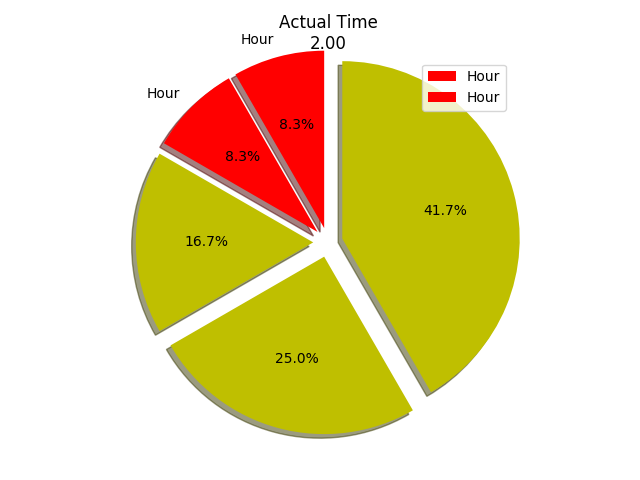

Source code (Python):
import matplotlib.pyplot as plt 
from time import sleep
from PIL import Image
import random

def activity(red, green, blue, time, h, m):
	slices = []
	colors = []
	#Add the sequence and corresponding color with slices and colors list
	for i in range(len(red)):
		slices.append(red[i])
		colors.append('r')
	for i in range(len(green)):
		slices.append(green[i])
		colors.append('g')
	for i in range(len(blue)):
		slices.append(blue[i])
		colors.append('b')

	for i in range(len(slices)):
		for j in range(len(time)):
			if(slices[i] == time[j]):
				time[j] = 0
				break
	for i in range(len(time)):
		if(time[i] != 0):
			slices.append(time[i])
			colors.append('y')
	#Define the types of possibilities
	activities = []
	for i in range(len(slices)):
		if(colors[i] == 'r'):
			activities.append('Hour')
		elif(colors[i] == 'g'):
			activities.append('Minutes')
		elif(colors[i] == 'b'):
			activities.append('Both Hour and Minutes')
		else:
			activities.append('')
		# activities.append(str(slices[i]))
	#Create the pie chart
	plt.pie(slices, labels = activities, colors=colors, 
		startangle=90, shadow = True, explode = (0.1, 0.1, 0.1, 0.1, 0.1),
		radius = 1.2, autopct = '%1.1f%%')
	s = str(m)
	if(len(s) < 2):
		s = '0' + s
	#Show the title(i.e. Actual time)
	plt.title("Actual Time\n" + (str(h) + '.' + s))
	plt.legend()
	#Generate random file name
	file_name = str(random.randint(1,10000))
	file_name = file_name + '.png'
	#Save the image in .png format
	plt.savefig(file_name)
	img = Image.open(file_name)
	#Show image
	img.show()
	plt.figure()
	#Gives delay of 5 minutes
	sleep(3)

def Knapsack(h, time):
	DP = [[0 for val in range(h + 1)]
				for i in range(len(time) + 1)]
	#Check possibility of the hour and minutes representation
	for i in range(len(time) + 1):
		for val in range(h + 1):
			if(i == 0 or val == 0):
				DP[i][val] = 0
			elif(time[i-1] <= val):
				DP[i][val] = max(DP[i-1][val], time[i-1] + DP[i-1][val - time[i-1]])
			else:
				DP[i][val] = DP[i-1][val]

	res = DP[len(time)][h]
	arr = []
	#Find the fibbonaccy numbers that can be used to represent the hour of minutes
	for i in range(len(time), 0, -1):
		if(res <= 0):
			break;
		if(res == DP[i-1][val]):
			continue
		else:
			arr.append(time[i-1])
			res = res - time[i-1]
	#Return the sequence
	return arr
	
def find_colour(hour, minutes):
	red = []
	green = []
	blue = []
	p = 0
	res1 = [False for i in range(len(hour))]
	res2 = [False for i in range(len(minutes))]
	for i in range(len(hour)):
		p = 0
		if(res1[i] == False):
			for j in range(len(minutes)):
				if(res2[j] == False):
					if(hour[i] == minutes[j]):
						p = 1
						# k = j
						break;
			if(p == 0):
				red.append(hour[i])
				res1[i] = True
			else:
				blue.append(hour[i])
				res1[i] = True
				res2[j] = True
	for i in range(len(minutes)):
		if(res2[i] == False):
			green.append(minutes[i])
	#Return three color sequence for Hour and minutes
	return [red, green, blue]
#Clock representation using five fibonaccy no (1, 1, 2, 3, 5) 
def main():
	#Initialization of hour
	h = 2
	#Initialization of minutes
	m = 0
	while(1):
		for i in range(100000000):
			k = i
		#First five fibbonaccy number
		time = [1, 1, 2, 3, 5]
		cnt = m / 5
		cnt = int(cnt)
		hour = []
		minutes = []
		#Find the fibonaccy number's that repesent the current hour
		hour = Knapsack(h, time)
		#Find the fibonaccy number's that repesent the current minutes
		minutes = Knapsack(cnt, time)
		#Here Red denotes Hour, Green denotes minutes and Blue denotes both hour and minutes
		red, green, blue = find_colour(hour, minutes)

		print("red ", red)
		print("green ", green)
		print("blue ", blue)
		#Show the fibbonaccy clock for the time instant
		activity(red,green, blue, time, h, m)
		if(m == 55):
			if(h == 12):
				h = 1
			else:
				h = h + 1
			m = 0
		else:
			m = m + 5
main()
